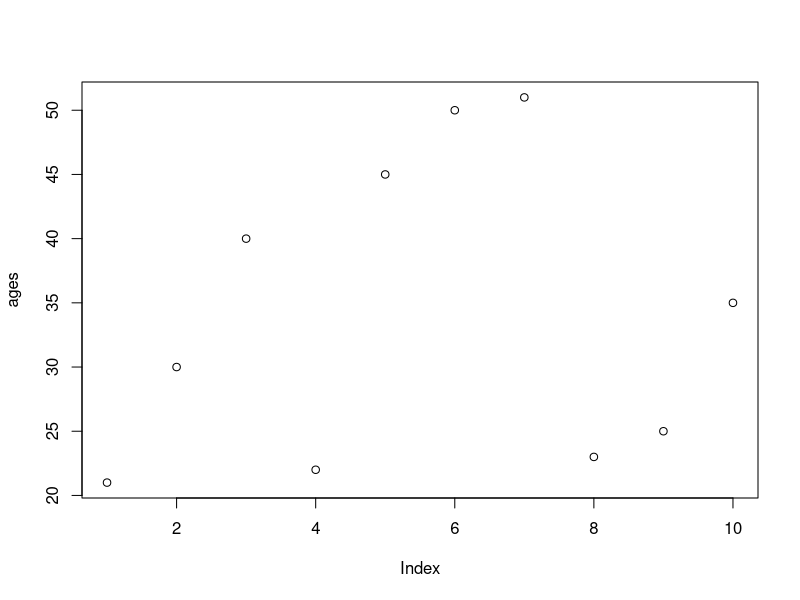
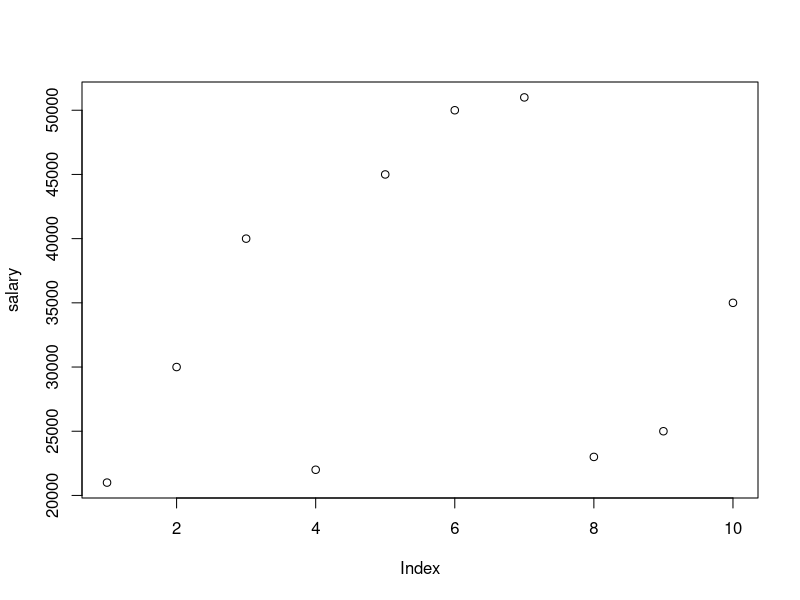
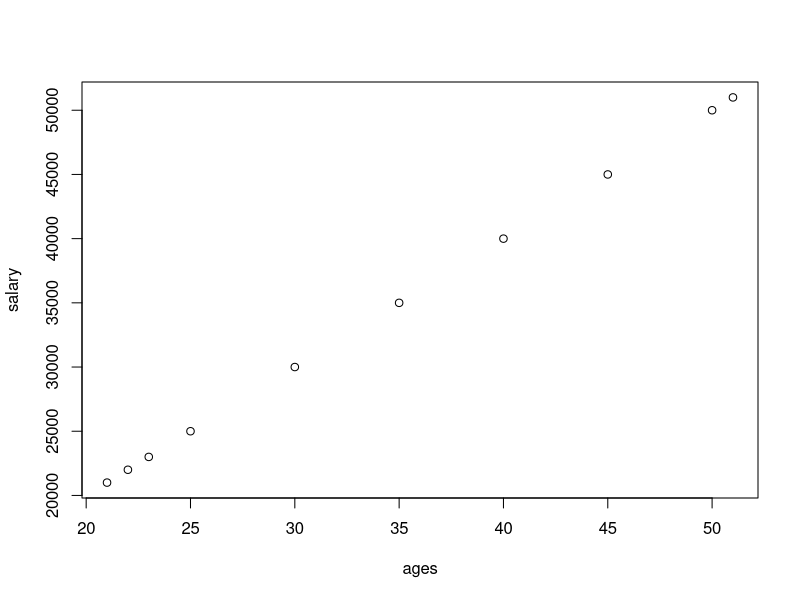
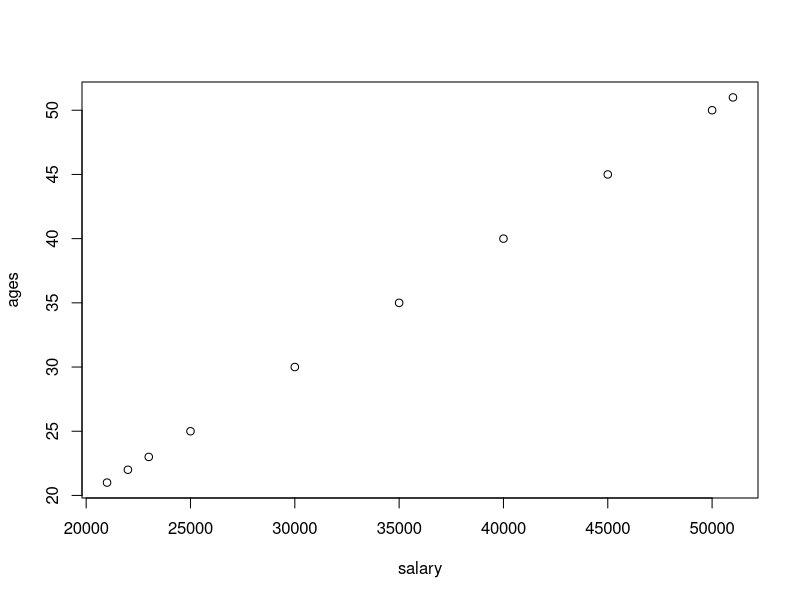
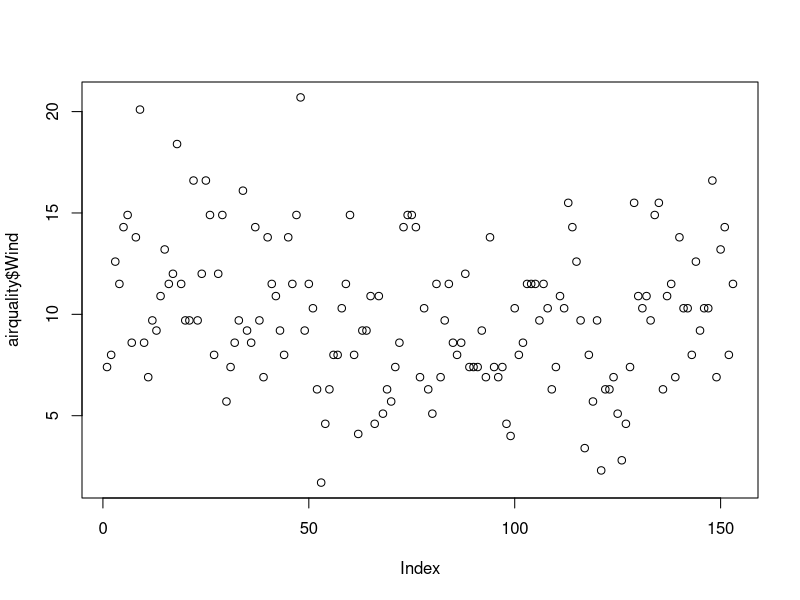
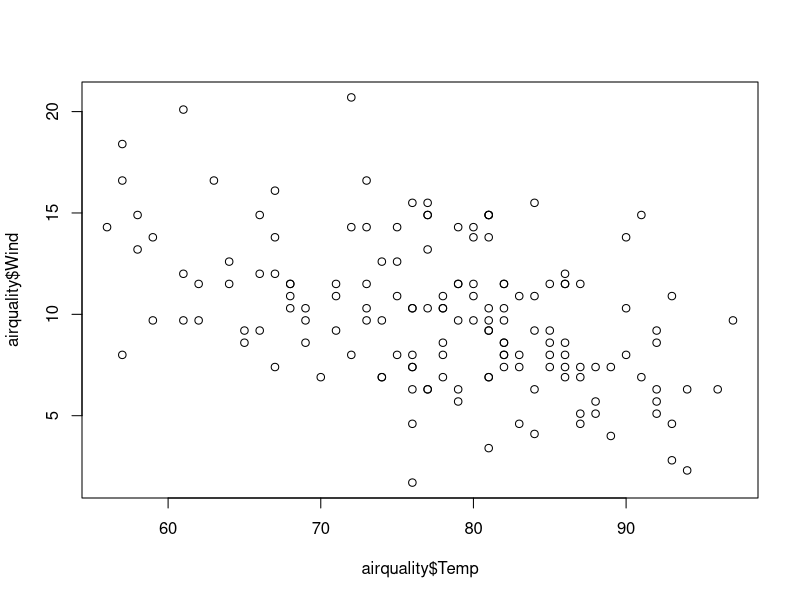
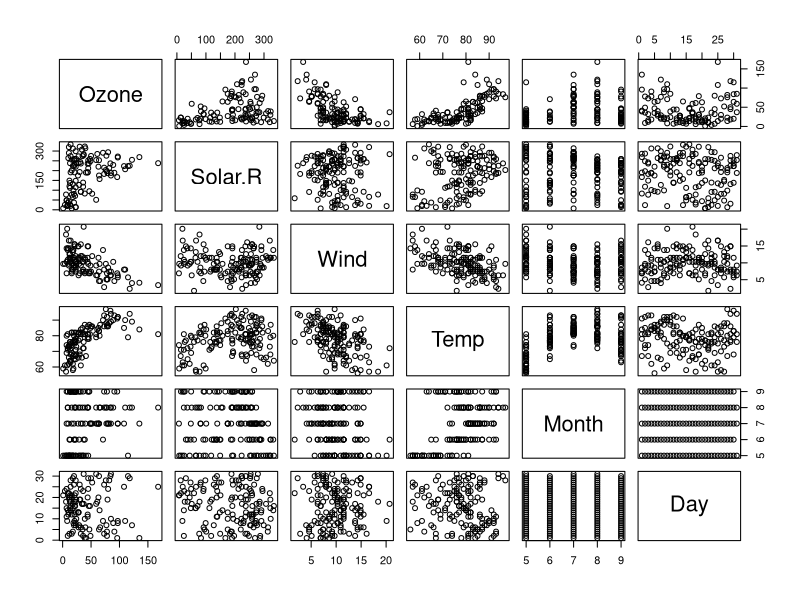
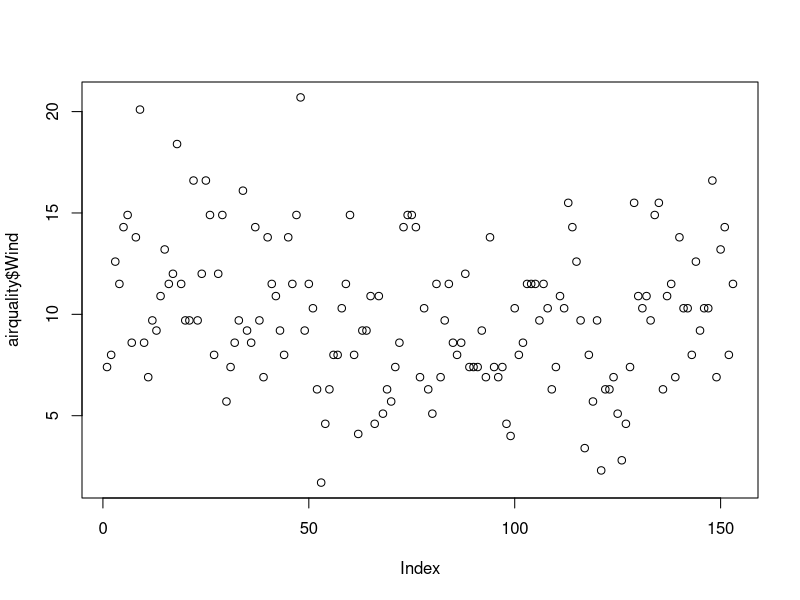

These charts were generated, in order, by the following R code: (Note: this script raises an error after producing the figures.)

ages = c(21,30,40,22,45,50,51,23,25,35)
plot(ages)

salary = c(21000,30000,40000,22000,45000,50000,51000,23000,25000,35000)
plot(salary)
# In doTryCatch(return(expr), name, parentenv, handler) :
# invalid graphics state - Solution to this warning:

plot(ages,salary)
plot(salary,ages)

help(plot)
############################################



#airquality = read.csv('path/airquality.csv),header=
#Click on Import Ddataset

airquality = datasets::airquality

####Top 10 rows and last 10 rows
head(airquality,10)
tail(airquality,10)
names(airquality) #names of all columns

# To see entire dataset click on aiequality data set name from workplace
#######Columns
airquality[,c(1,2)] #all rows and first two columns

df = airquality[-6] #excludes column n0 6
df

summary(airquality[,1]) # summary statistics for column

summary(airquality$Temp)


airquality$Wind # display column values

summary(airquality$Wind)# summery of wind column


###############Summery of the data################
summary(airquality)

###########Visualization
plot(airquality$Wind)
plot(airquality$Temp,airquality$Wind,type = "p")
plot(airquality) #scatterplot
help(plot)

#points and lines
plot(airquality$Wind, type = "p")
plot(airquality$Wind, type = "l")
plot(airquality$Wind, type = "b")
help(plot)

plot(airquality$Wind,
     xlab = 'Ozone Concentration',
     ylab = 'no of Instances',
     main = 'Ozone levels in NY city',
     col = 'red',
     type = 'l')

plot(airquality,col='red')# plot of entire dataset-allcolumns

plot(airquality$Ozone,airquality$Solar.R) # x axis - Ozone,
plot(airquality$Solar.R,airquality$Ozone) #x - solar.r,y


#Horizontal bar plot
barplot(airquality$Ozone,
        main = 'Ozone Concentrationin air',
        ylab = 'ozone levels',
        col = 'blue',
        horiz = F,
        axes = F)
help(barplot)

#Histogram

hist(airquality$Temp)

hist(airquality$Temp,
     main = 'SolarRadiation values in air',
     xlab = 'SOLAR rad.',
     col = 'blue',
     border = 'red')

help(hist)

#Single box plot
help(boxplot)

boxplot(airquality$Wind,
        main="Boxplot",
        col = "blue",
        border = 'red',
        horizontal = T)

boxplot.stats(airquality$Wind)$out #outlier values

airquality$Ozone


#Multiple box plots
boxplot(airquality[,1:4],
        main='multiple Box plots',
        horizontal = FALSE,
        col = 'pink')
airquality$Ozone



#margin of the grid(mar)(bottom,left,top,right), 
#no of rows and columns(mfrow), 
#whether a border is to be included(bty) 
#and position of the 
#labels(las: 1 for horizontal, las: 0 for vertical)
#bty - box around the plot (o,n,7,L,C,U)
help(par)
par(mfrow=c(3,3),mar=c(2,5,2,1),  las=0, bty="o")
plot(airquality$Ozone)
plot(airquality$Ozone, airquality$Wind)
plot(airquality$Ozone, type= "l")
plot(airquality$Ozone, type= "l")
plot(airquality$Ozone, type= "l")
barplot(airquality$Ozone, main = 'Ozone Concenteration in air',
        xlab = 'ozone levels', col='green',horiz = TRUE)
hist(airquality$Solar.R)
boxplot(airquality$Solar.R)
boxplot(airquality[,0:4], main='Multiple Box plots')

# Considering NA values
airquality
max(airquality$Wind)
min(airquality$Temp)
mean(airquality$Solar.R)
mean(airquality$Solar.R,na.rm=T)
median(airquality$Ozone)
median(airquality$Ozone,na.rm=T)

# Google following functions as variance in R, etc
#var
#skewness
#kurtosis
#Density plot


var(airquality$Wind)
sd(airquality$Ozone)#,na.rm = T) Standard Deviation # because of NA values in ozone col - No o/p
sd(airquality$Ozone, na.rm = T)

skewness(airquality$Ozone) #error
kurtosis(airquality$Ozone) #error

# Installing Packages

# when function is not available you have to install some packages/libraries.
# eg. mobile has some in built apps 
# - others download scanner, whatsapp, photo editor from play store
# which library to download for skewness
#google - skewness and kurtosis in r
# go to rbloggers.com
# library(moments)
# or go to rdocumentation.r
# type skewness - you will get the name of package as 'moments'
# go to rstudio
# click on packages in 3rd window - bottom right corner - Click on install
# type moments in packages, click checkbox - install dependencies - click install
# After installation, in search - search for installed 'moments', click that checkbox

# Or try: install.packages("moments")

skewness(airquality$Ozone,na.rm=T) 
kurtosis(airquality$Ozone,na.rm=T) 


# Density Plot
plot(density(airquality$Wind))
plot(density(airquality$Ozone,na.rm=T))


## In Class Exercise
e_quakes<-datasets::quakes


#var

var(e_quakes$mag)

#skewness

skewness(e_quakes$mag) 


skewness(e_quakes$mag)

mean(e_quakes$mag)

#kurtosis

kurtosis(e_quakes$mag)

#Considering NA values
airquality
max(airquality$Wind)
min(airquality$Temp)
mean(airquality$Solar.R)

mean(airquality$Solar.R,na.rm=T)
median(airquality$Ozone)
median(airquality$Ozone,na.rm=T)
min(airquality$Ozone)
min(airquality$Ozone,na.rm = T)





# HOME WORK
# iris_data<-datasets::iris
# perform all steps on iris dataset that you have performed on airquality and quakes dataset


# to import xml files in R, first install XML package
# 
install.packages("XML")

